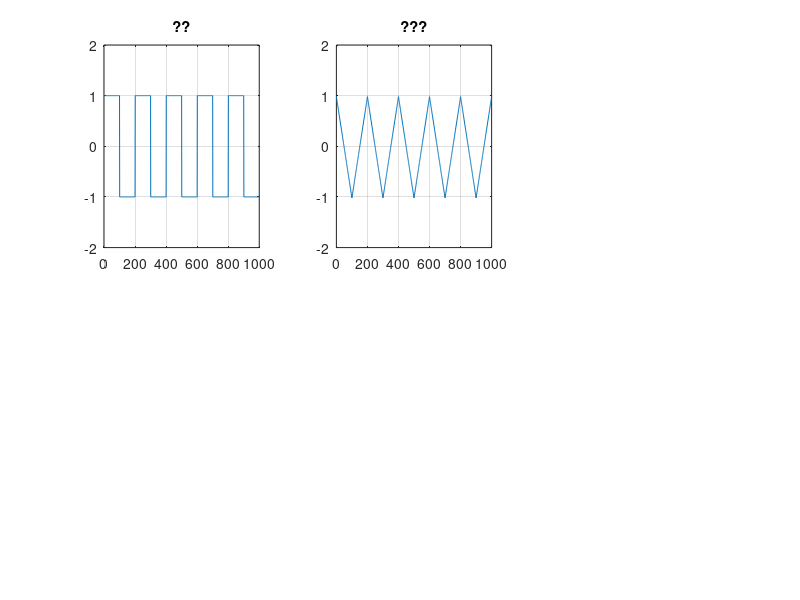

Write MATLAB code to recreate this figure. (Note: this script raises an error after producing the figure.)
%the part of doing the Q1-1&Q1-2
%finding the square wave and triangle wave with sampling rate of 100Hz
x1=0;
yelement=1;
ytriangle=1;
for t=1:1:1000
   
    if sin(x1*pi*0.01)>=0    %the part of sine wave from 0 to pi
        ysquare=yelement*1;
        ytriangle=ytriangle-0.02;   %0.02 is the gradient
    end
    
    if sin(x1*pi*0.01)<0     %the part of sine wave from pi to 2pi
        ysquare=yelement*-1;
        ytriangle=ytriangle+0.02;
    end
    
   Xarray(t)=x1;
   Y1array(t)=ysquare;  %array to store the data of square wave
   Y2array(t)=ytriangle;    %array to store the data of triangle wave
   x1=x1+1;
end
subplot(2,3,1);
plot(Xarray,Y1array),grid on,hold on
title('??')
axis([0 1000 -2 2]);
subplot(2,3,2);
plot(Xarray,Y2array),grid on,hold on
title('???')
axis([0 1000 -2 2]);

%the part of doing the Q2&Q3
%finding the square wave from first to firth order 
 %the initial definition is used
 Po=1;
syms x2;
syms x3;
 syms n;   

    %the initial definition of fourier series of square wave
    a0=2./Po*int(1*cos(2*pi*0*x2./Po),x2,0,1./2)+2./Po*int(-1*cos(2*pi*0*x2./Po),1./2,1);
    a(n)=2./Po*int(1*cos(2*pi*n*x2./Po),x2,0,1./2)+2./Po*int(-1*cos(2*pi*n*x2./Po),1./2,1);
    b(n)=2./Po*int(1*sin(2*pi*n*x2./Po),x2,0,1./2)+2./Po*int(-1*sin(2*pi*n*x2./Po),1./2,1);
    x2=0:0.01:2; 

    %the initial definition of fourier series of triangle wave
    A0=2./Po*int((-4*x3+1).*cos(2*pi*0*x3./Po),x3,0,1./2)+2./Po.*int((4*x3-3)*cos(2*pi*0*x3./Po),1./2,1);
    A(n)=2./Po*int((-4*x3+1).*cos(2*pi*n*x3./Po),x3,0,1./2)+2./Po.*int((4*x3-3)*cos(2*pi*n*x3./Po),1./2,1);
    B(n)=2./Po*int((-4*x3+1).*sin(2*pi*n*x3./Po),x3,0,1./2)+2./Po.*int((4*x3-3)*sin(2*pi*n*x3./Po),1./2,1);
    x3=0:0.01:2; 
   
    Y2=0;
    Y3=0;
    for  n=1:1:5  	%from first to firth-order			
    if rem(n,2)==1  %since all even harmonies are 0, only the odd numbers will did the work
          Y2=Y2+a(n)*cos(2*pi*n*x2./Po)+b(n)*sin(2*pi*n*x2./Po);   
          Y3=Y3+A(n)*cos(2*pi*n*x3./Po)+B(n)*sin(2*pi*n*x3./Po);  
    end
    Ysquarewave2=a0./2+Y2;
    subplot(2,3,3);
    plot(x2,Ysquarewave2),grid on,hold on;
    title('??1?5?????????')
    subplot(2,3,4);
    Ysquarewave3=A0./2+Y3;
    plot(x3,Ysquarewave3),grid on,hold on;
    title('???1?5?????????')
    
    end

%the part of doing the Q4
%finding the Fourier expansion results by using the basic definition
Po=1;
syms x4;
syms m;
AF0=2./Po*int((-1).*cos(2*pi*0*x4./Po),x4,0,1./2)+2./Po.*int((4.*x4-3)*cos(2*pi*0*x4./Po),1./2,1);
AF(m)=2./Po*int((-1).*cos(2*pi*m*x4./Po),x4,0,1./2)+2./Po.*int((4.*x4-3)*cos(2*pi*m*x4./Po),1./2,1);
BF(m)=2./Po*int((-1).*sin(2*pi*m*x4./Po),x4,0,1./2)+2./Po.*int((4.*x4-3)*sin(2*pi*m*x4./Po),1./2,1);
x4=0:0.01:5;
Y4=0;
    for  m=1:1:5  	%from first to firth-order			 
          Y4=Y4+AF(m)*cos(2*pi*m*x4./Po)+BF(m)*sin(2*pi*m*x4./Po);  
    
    Yexpand=AF0./2+Y4;
    subplot(2,3,5);
    plot(x4,Yexpand),grid on,hold on;
    title('Q4: 1?5?????????')
    end